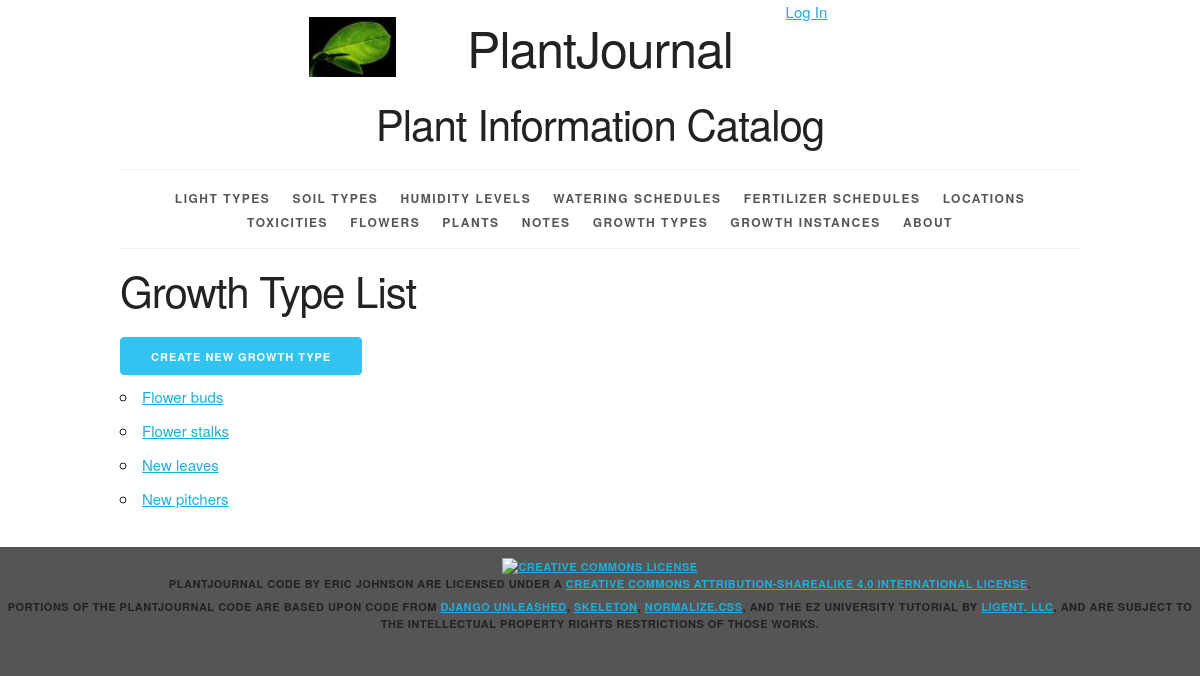
/growthtype/, run on the app's committed database.
### plantjournal/models.py (models this page shows, shortened)
class GrowthType(models.Model):
    growth_type_id = models.AutoField(primary_key=True)
    growth_type_name = models.CharField(max_length=45, unique=True)
    def __str__(self):
        return '%s' % self.growth_type_name
    def get_absolute_url(self):
        return reverse('plantjournal_growthtype_detail_urlpattern',
                       kwargs={'pk': self.pk})
    class Meta:
        ordering = ['growth_type_name']

### plantjournal/views.py (the view)
class GrowthTypeList(ListView):
    model = GrowthType

### plantjournal/templates/plantjournal/growthtype_list.html (shortened to what this page needs)
{% extends 'plantjournal/base.html' %}
{% block content %}
    <h2>Growth Type List</h2>
    <div>
        <a href="{% url 'plantjournal_growthtype_create_urlpattern' %}"
           class="button button-primary">
            Create New Growth Type
        </a>
    </div>
    <ul>
        {% for growthtype in growthtype_list %}
            <li>
                <a href="{{ growthtype.get_absolute_url }}">{{ growthtype }}</a>
            </li>
        {% empty %}
            <li><em>There are currently no growth types available.</em></li>
        {% endfor %}
    </ul>
{% endblock %}

### plantjournal/static/plantjournal/skeleton.css (style rules this page uses)
html { font-size: 62.5%; }
body { font-size: 1.5em; line-height: 1.6; font-weight: 400; font-family: "Raleway", "HelveticaNeue", "Helvetica Neue", Helvetica, Arial, sans-serif; color: #222; }
h1, h2, h3, h4, h5, h6 { margin-top: 0; margin-bottom: 2rem; font-weight: 300; }
h2 { font-size: 3.6rem; line-height: 1.25; letter-spacing: -.1rem; }
@media (min-width: 550px) { h2 { font-size: 4.2rem; } }
a { color: #1EAEDB; }
.button, button, input[type="submit"], input[type="reset"], input[type="button"] { display: inline-block; height: 38px; padding: 0 30px; color: #555; text-align: center; font-size: 11px; font-weight: 600; line-height: 38px; letter-spacing: .1rem; text-transform: uppercase; text-decoration: none; white-space: nowrap; background-color: transparent; border-radius: 4px; border: 1px solid #bbb; cursor: pointer; box-sizing: border-box; }
.button.button-primary, button.button-primary, input[type="submit"].button-primary, input[type="reset"].button-primary, input[type="button"].button-primary { color: #FFF; background-color: #33C3F0; border-color: #33C3F0; }
ul { list-style: circle inside; }
ol, ul { padding-left: 0; margin-top: 0; }
li { margin-bottom: 1rem; }
button, .button { margin-bottom: 1rem; }
pre, blockquote, dl, figure, table, p, ul, ol, form { margin-bottom: 2.5rem; }

### plantjournal/static/plantjournal/style.css (style rules this page uses)
html { height: 100%; background-color: #555; }
body { background-color: white; }

### data on the page
GrowthType: growth_type_name "Flower buds"
GrowthType: growth_type_name "Flower stalks"
GrowthType: growth_type_name "New leaves"
GrowthType: growth_type_name "New pitchers"
